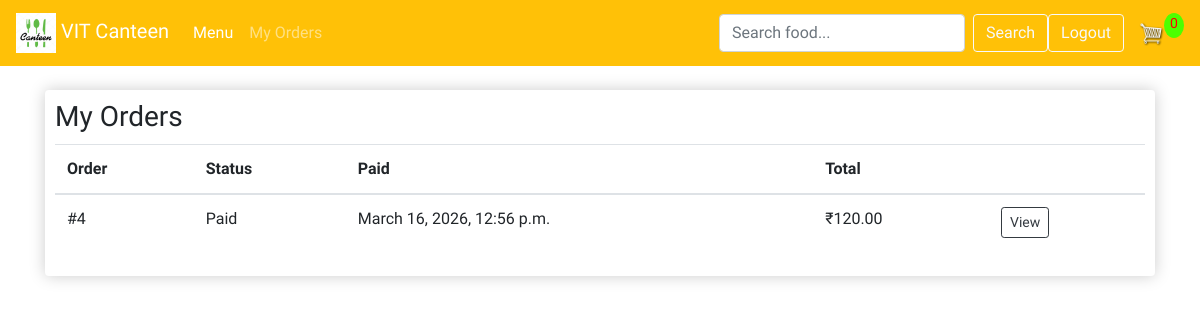
The app's page /orders/ (signed in) with its own data.
### store/models.py (models this page shows, shortened)
class Order(models.Model):
    class Status(models.TextChoices):
        PENDING = "pending", "Pending"
        PAID = "paid", "Paid"
        PREPARING = "preparing", "Preparing"
        READY = "ready", "Ready"
        DELIVERED = "delivered", "Delivered"
        CANCELLED = "cancelled", "Cancelled"
    customer = models.ForeignKey(Customer, on_delete=models.SET_NULL, null=True, blank=True)
    date_order = models.DateTimeField(auto_now_add=True)
    updated_at = models.DateTimeField(auto_now=True)
    complete = models.BooleanField(default=False)
    transaction_id = models.CharField(max_length=100, null=True, blank=True)
    total_price = models.DecimalField(max_digits=10, decimal_places=2, default=0.00)
    payment_confirmed = models.BooleanField(default=False)
    status = models.CharField(max_length=20, choices=Status.choices, default=Status.PENDING)
    paid_at = models.DateTimeField(null=True, blank=True)
    @property
    def get_cart_total(self):
        orderitems = self.orderitem_set.all()
        total = sum([item.get_total for item in orderitems])
        return total
    @property
    def get_cart_items(self):
        orderitems = self.orderitem_set.all()
        total = sum([item.quantity for item in orderitems])
        return total

class OrderItem(models.Model):
    product = models.ForeignKey(Product, on_delete=models.SET_NULL, null=True)
    order = models.ForeignKey(Order, on_delete=models.SET_NULL, null=True)
    quantity = models.IntegerField(default=0, null=True, blank=True)
    date_added = models.DateTimeField(auto_now_add=True)
    @property
    def get_total(self):
        total = self.product.price * self.quantity
        return total

class Product(models.Model):
    name = models.CharField(max_length=200, null=True)
    price = models.FloatField(max_length=200, null=True)
    digital = models.BooleanField(default=False, null=True, blank=True)
    image = models.ImageField(upload_to='products/', null=True, blank=True)
    description = models.TextField(blank=True, null=True)

### store/views.py (the view)
# urls.py: path('orders/', views.my_orders, name="my_orders"),
@login_required
def my_orders(request):
    customer, _ = Customer.objects.get_or_create(user=request.user)
    orders = (
        Order.objects.filter(customer=customer, complete=True)
        .order_by("-paid_at", "-date_order")
        .prefetch_related("orderitem_set__product")
    )
    data = cartData(request)
    return render(
        request,
        "store/orders.html",
        {"orders": orders, "cartItems": data["cartItems"]},
    )

### store/utils.py (called while the page is built)
def cartData(request):
    if request.user.is_authenticated:
        customer, _ = Customer.objects.get_or_create(user=request.user)
        order, created = Order.objects.get_or_create(customer=customer, complete=False)
        items = order.orderitem_set.all()
        cartItems = order.get_cart_items
    else:
        cookieData = cookieCart(request)
        cartItems = cookieData['cartItems']
        order = cookieData['order']
        items = cookieData['items']
    return {'cartItems': cartItems, 'order': order, 'items': items}

### templates/store/orders.html
{% extends 'store/main.html' %}
{% block content %}
  <div class="box-element">
    <h3 style="margin:0 0 10px 0;">My Orders</h3>
    {% if not orders %}
      <p style="color:#6c757d; margin:0;">No orders yet.</p>
    {% else %}
      <div class="table-responsive">
        <table class="table">
          <thead>
            <tr>
              <th>Order</th>
              <th>Status</th>
              <th>Paid</th>
              <th>Total</th>
              <th></th>
            </tr>
          </thead>
          <tbody>
            {% for order in orders %}
              <tr>
                <td>#{{ order.id }}</td>
                <td>{{ order.get_status_display }}</td>
                <td>{% if order.paid_at %}{{ order.paid_at }}{% else %}-{% endif %}</td>
                <td>₹{{ order.get_cart_total|floatformat:2 }}</td>
                <td>
                  <a class="btn btn-sm btn-outline-dark" href="{% url 'order_detail' order.id %}">View</a>
                </td>
              </tr>
            {% endfor %}
          </tbody>
        </table>
      </div>
    {% endif %}
  </div>
{% endblock content %}

### static/css/main.css (style rules this page uses)
body { background-color: hsl(0, 93%, 46%); }
h1,h2,h3,h4,h5,h6 { color:hsl(0, 0%, 30%); }
.box-element { box-shadow:hsl(0, 0%, 80%) 0 0 16px; background-color: #fff; border-radius: 4px; padding: 10px; }
.btn { border-radius: 0; }

### records on screen
Order: id "4", status "Paid", paid_at "March 16, 2026, 12:56 p.m.", get_cart_total "120.00"

### other values on screen
{{ cartItems }} "0"
